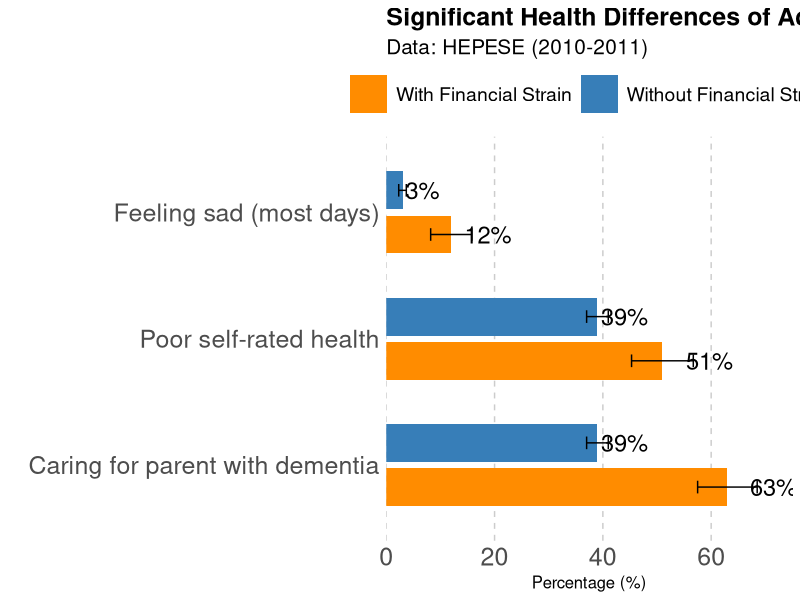
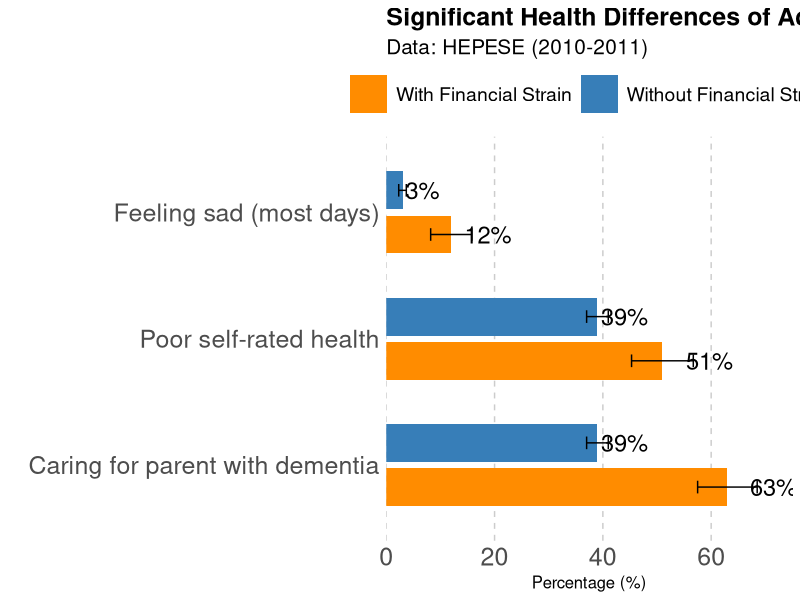

The R source for these figures, in order:
library(ggplot2)
library(dplyr)

# Create health data
health_data <- data.frame(
  Category = factor(c("Poor self-rated health", "Feeling sad (most days)", "Caring for parent with dementia"),
                    levels = c("Caring for parent with dementia", "Poor self-rated health", "Feeling sad (most days)")),
  With_Financial_Strain = c(51, 12, 63),
  Without_Financial_Strain = c(39, 3, 39),
  With_SE = c(5.7, 3.8, 5.5),
  Without_SE = c(2.0, 0.7, 2.0)
)

# Reshape data to long format for better ggplot2 handling
health_data_long <- health_data %>%
  tidyr::pivot_longer(
    cols = c(With_Financial_Strain, Without_Financial_Strain),
    names_to = "Strain_Group",
    values_to = "Percentage"
  ) %>%
  mutate(
    SE = ifelse(Strain_Group == "With_Financial_Strain", With_SE, Without_SE),
    Strain_Group = factor(Strain_Group, 
                          levels = c("With_Financial_Strain", "Without_Financial_Strain"),
                          labels = c("With Financial Strain", "Without Financial Strain"))
  )

# Create health plot with proper legend
health_plot <- ggplot(health_data_long, 
                      aes(x = Category, y = Percentage, fill = Strain_Group, group = Strain_Group)) +
  geom_bar(stat = "identity", position = position_dodge(width = 0.7), width = 0.6) +
  geom_errorbar(aes(ymin = Percentage - SE, ymax = Percentage + SE),
                position = position_dodge(width = 0.7), width = 0.2) +
  geom_text(aes(label = paste0(Percentage, "%"), y = Percentage + SE + 3),
            position = position_dodge(width = 0.7), hjust = 0.5, size = 6) +
  scale_fill_manual(values = c("With Financial Strain" = "darkorange", 
                               "Without Financial Strain" = "#377EB8")) +
  scale_y_continuous(expand = c(0, 0), limits = c(0, 75)) +
  coord_flip() +
  labs(title = "Significant Health Differences of Adult Children Caregivers, by Financial Strain", 
       subtitle = "Data: HEPESE (2010-2011)",
       x = "", 
       y = "Percentage (%)") +
  theme_minimal() +
  theme(
    plot.title = element_text(size = 18, face = "bold", hjust = 0),
    plot.subtitle = element_text(size = 15, hjust = 0),
    axis.text = element_text(size = 18),
    axis.title = element_text(size = 12),
    panel.grid.minor = element_blank(),
    panel.grid.major.x = element_line(linetype = "dashed", color = "gray80"),
    panel.grid.major.y = element_blank(),
    legend.position = "top",
    legend.title = element_blank(),
    legend.text = element_text(size = 14),
    legend.key.size = unit(1, "cm")  # Make legend keys bigger
  ) 

print(health_plot)

# Save the plot
ggsave(
  "bivariate_health_diff.png",
  plot = health_plot,
  width = 11,
  height = 7,
  dpi = 300,
  bg = "white"
)